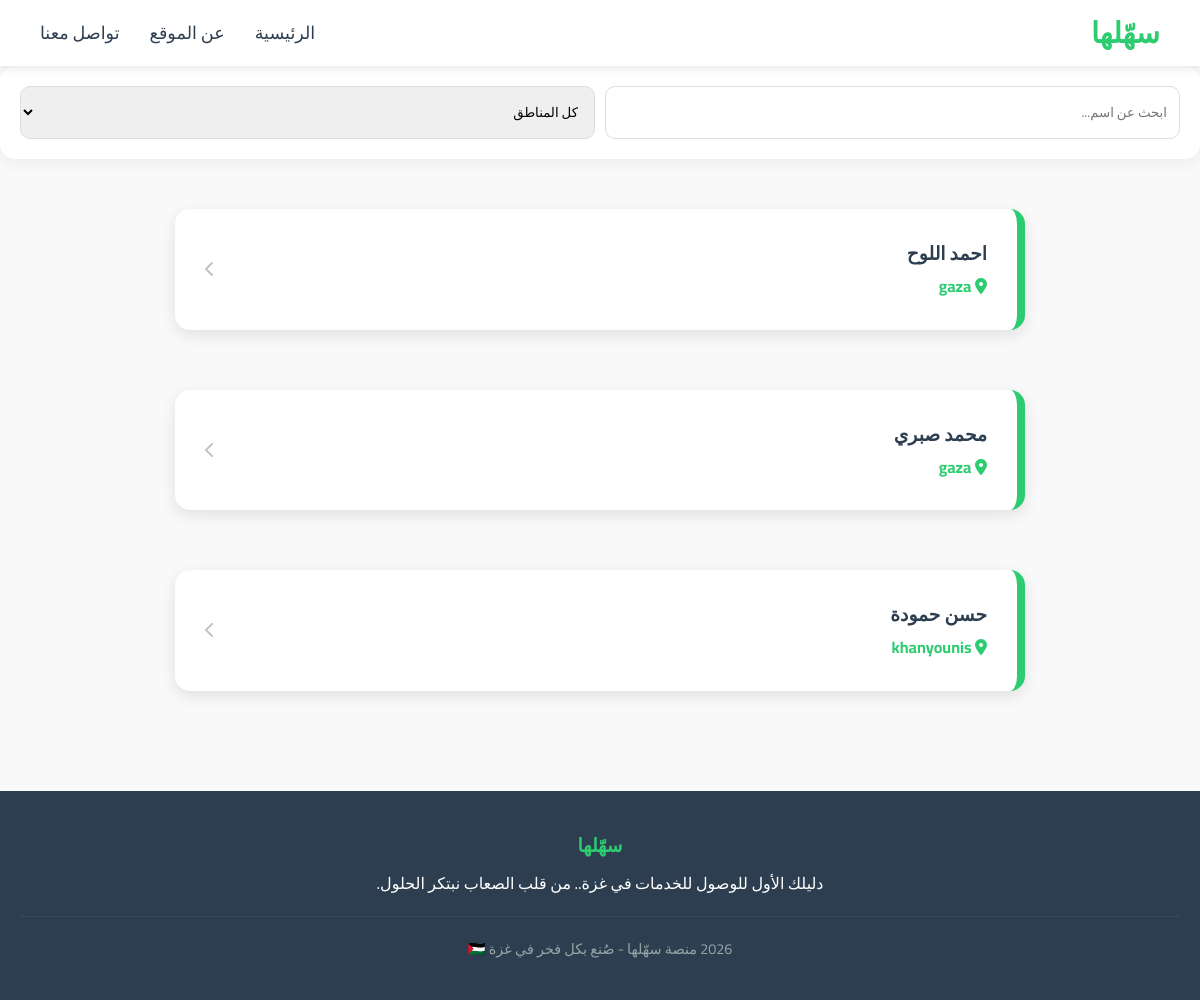
The page /category.php?type=transport on the database its author committed.
### tables this page shows
CREATE TABLE `services` (
  `id` int(11) NOT NULL,
  `user_id` int(11) DEFAULT NULL,
  `full_name` varchar(255) NOT NULL,
  `service_type` varchar(100) NOT NULL,
  `location` varchar(100) NOT NULL,
  `price` varchar(100) DEFAULT 'حسب الاتفاق',
  `work_days` varchar(255) DEFAULT NULL,
  `notes` text DEFAULT NULL,
  `username` varchar(50) NOT NULL,
  `password` varchar(255) NOT NULL,
  `image` varchar(255) DEFAULT 'default.jpg',
  `total_rating` int(11) DEFAULT 0,
  `rating_count` int(11) DEFAULT 0,
  `created_at` timestamp NOT NULL DEFAULT current_timestamp()
);

### category.php (the view, shortened to what this page needs)
<?php
$conn = new mysqli("localhost", "root", "", "sahilha_db");
$conn->set_charset("utf8mb4");
$type = isset($_GET['type']) ? $_GET['type'] : '';
$sql = "SELECT * FROM services WHERE service_type = '$type'";
$sql .= " ORDER BY created_at DESC";
$result = $conn->query($sql);
?>
<!DOCTYPE html>
<html lang="ar" dir="rtl">
<head>
    <link rel="stylesheet" href="style.css">
    <link rel="stylesheet" href="https://cdnjs.cloudflare.com/ajax/libs/font-awesome/6.0.0/css/all.min.css">
</head>
<body>
<nav class="navbar">
    <div class="nav-container">
        <a href="search-service.html" class="logo">سهّلها</a>
        <ul class="nav-links">
            <li><a href="search-service.html">الرئيسية</a></li>
            <li><a href="about.html">عن الموقع</a></li>
            <li><a href="contact.html">تواصل معنا</a></li>
        </ul>
    </div>
</nav>
    <div class="search-container" style="display: flex; gap: 10px; margin-bottom: 20px;">
    <input type="text" id="liveSearch" class="search-input" placeholder="ابحث عن اسم..." onkeyup="filterServices()">
    <select id="locationFilter" class="location-select" onchange="filterServices()">
            <option value="">كل المناطق</option>
        </select>
    </div>
    <div class="services-list">
        <?php if ($result->num_rows > 0): ?>
            <?php while($row = $result->fetch_assoc()): ?>
                <div class="provider-card" onclick="location.href='details.php?id=<?php echo $row['id']; ?>'">
                    <div>
                        <h3 style="color: #2C3E50; margin: 0 0 5px 0;"><?php echo htmlspecialchars($row['full_name']); ?></h3>
                        <p style="color: #2ECC71; font-weight: bold; margin: 0;">
                            <i class="fas fa-map-marker-alt"></i> <?php echo htmlspecialchars($row['location']); ?>
                        </p>
                    </div>
                    <div style="display: flex; align-items: center; gap: 20px;">
                        <i class="fas fa-chevron-left" style="color: #bdc3c7;"></i>
                    </div>
                </div>
            <?php endwhile; ?>
        <?php else: ?>
            <p style="text-align: center; color: #7f8c8d;">لا يوجد نتائج تطابق بحثك حالياً.</p>
        <?php endif; ?>
    </div>
<footer>
    <div class="footer-content">
        <h3>سهّلها</h3>
        <p>دليلك الأول للوصول للخدمات في غزة.. من قلب الصعاب نبتكر الحلول.</p>
    </div>
    <div class="copyright"> 2026 منصة سهّلها - صُنع بكل فخر في غزة 🇵🇸 </div>
</footer>
</body>
</html>

### style.css (style rules this page uses)
* { margin: 0; padding: 0; box-sizing: border-box; }
body { direction: rtl; background-color: #f9f9f9; font-family: 'Cairo', sans-serif; color: #2C3E50; line-height: 1.6; }
.navbar { background-color: white; width: 100%; padding: 10px 0; box-shadow: 0 2px 10px rgba(0,0,0,0.1); position: sticky; top: 0; z-index: 9999; }
.nav-container { max-width: 1250px; margin: 0 auto; display: flex; justify-content: space-between; align-items: center; padding: 0 40px; }
.logo { font-size: 1.8rem; font-weight: bold; color: #2ECC71; text-decoration: none; font-family: 'Tajawal', sans-serif; }
.nav-links { list-style: none; display: flex; gap: 30px; }
.nav-links a { color: #2C3E50; text-decoration: none; font-size: 1.1rem; transition: color 0.3s; }
footer { background-color: #2C3E50; color: white; padding: 40px 20px; text-align: center; margin-top: 50px !important; width: 100%; }
.footer-content h3 { font-family: 'Tajawal', sans-serif; color: #2ECC71; margin-bottom: 10px; }
.copyright { font-size: 0.9rem; color: #95a5a6; border-top: 1px solid #34495e; padding-top: 20px; margin-top: 20px; }
body, input, button { font-family: 'Cairo', sans-serif; }
.provider-card, .about-content, .contact-container { background: white !important; border-radius: 15px !important; padding: 30px !important; margin: 20px auto !important; max-width: 850px !important; border-right: 8px solid #2ECC71 !important; box-shadow: 0 5px 15px rgba(0,0,0,0.1) !important; display: block !important; text-align: right !important; }
footer { background-color: #2C3E50; color: white; padding: 40px 20px; text-align: center; margin-top: 80px !important; width: 100%; clear: both; }

### category.php (style rules this page uses)
.search-container { background: #fff; padding: 20px; border-radius: 15px; box-shadow: 0 4px 15px rgba(0,0,0,0.05); margin-bottom: 30px; display: flex; gap: 10px; flex-wrap: wrap; }
.search-input, .location-select { padding: 12px; border: 1px solid #ddd; border-radius: 10px; font-family: 'Cairo', sans-serif; flex: 1; min-width: 150px; }
.services-list { display: flex; flex-direction: column; gap: 20px; margin-top: 30px; width: 100%; }
.provider-card { display: flex !important; justify-content: space-between; align-items: center; background: white; padding: 20px; border-radius: 15px; box-shadow: 0 4px 15px rgba(0,0,0,0.05); cursor: pointer; transition: 0.3s; width: 100%; border-right: 5px solid #2ECC71; }

### rows shown on the page
services: full_name "احمد اللوح", location "gaza"
services: full_name "محمد صبري", location "gaza"
services: full_name "حسن حمودة", location "khanyounis"
